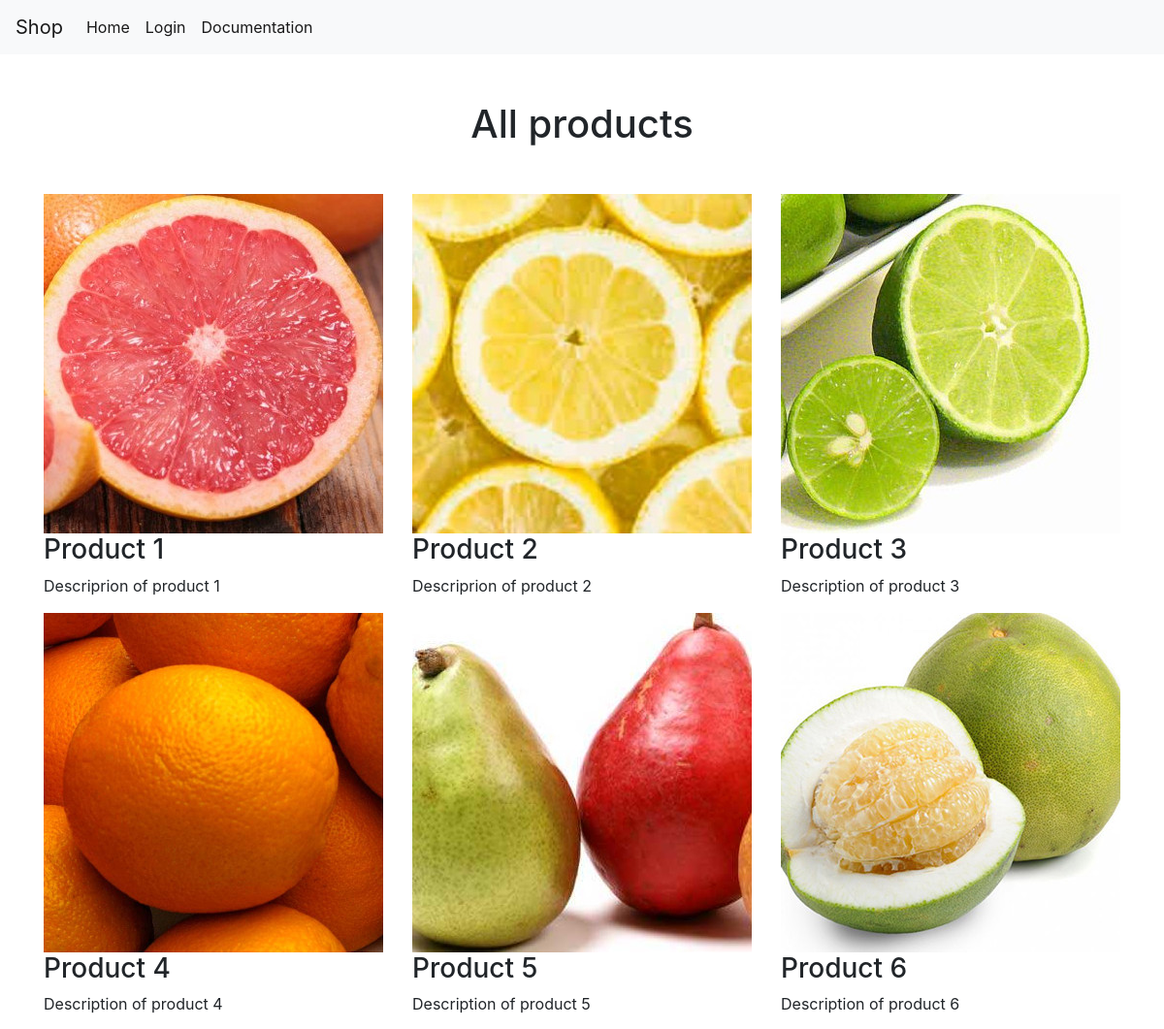
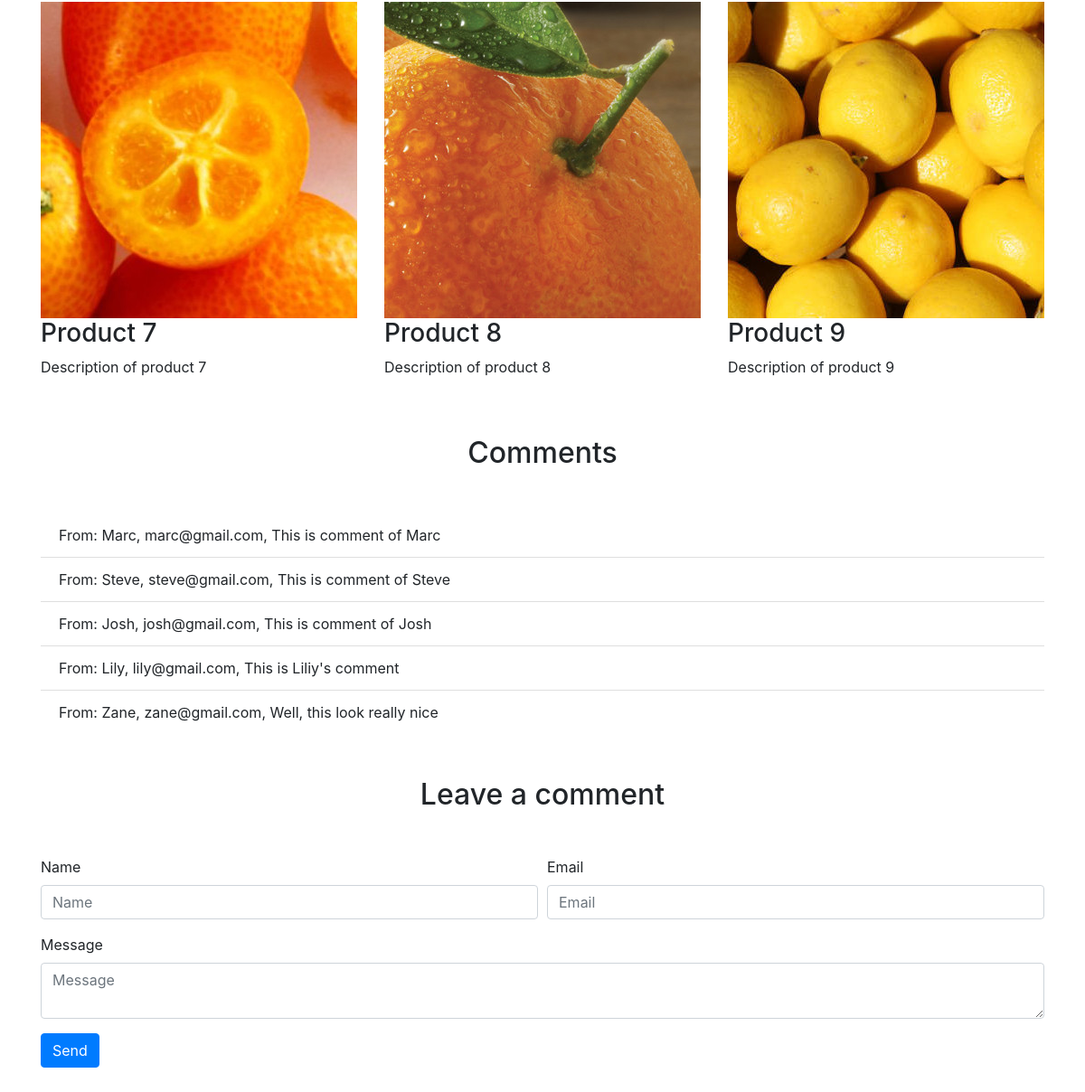
The page / on the database its author committed (2 pictures, top to bottom).
### tables this page shows
CREATE TABLE `items` (
  `id` int(11) NOT NULL,
  `imgsrc` varchar(50) NOT NULL,
  `title` varchar(50) NOT NULL,
  `description` varchar(200) NOT NULL
);

CREATE TABLE `comments` (
  `id` int(11) NOT NULL,
  `name` varchar(20) NOT NULL,
  `email` varchar(50) NOT NULL,
  `text` varchar(250) NOT NULL,
  `isApproved` bit(2) NOT NULL
);

### models/getItems.php (called while the page is built)
<?php
$sql = "SELECT * FROM items";
$stmt = $pdo->query($sql);
$allItems = $stmt->fetchAll();

### models/getApprovedComments.php (called while the page is built)
<?php
$approved = 1;
$sql = "SELECT * FROM comments WHERE isApproved = :x";
$stmt = $pdo->prepare($sql);
$stmt->bindParam(":x", $approved);
$stmt->execute();
$approvedComments = $stmt->fetchAll();

### index.php (the view, shortened to what this page needs)
<?php
include_once("config/connection.php");
include_once("models/getItems.php");
include_once("models/getApprovedComments.php");
?>
<!DOCTYPE html>
    <html lang="en">
    <head>
        <link href="https://stackpath.bootstrapcdn.com/bootstrap/4.4.1/css/bootstrap.min.css" rel="stylesheet">
    </head>
    <body>
    <?php include_once("views/navbar.php"); ?>
        <div class="container">
            <div class="row">
                <div class="col-12">
                    <h1 class="text-center m-5">All products</h1>
                </div>
                <?php foreach($allItems as $item): ?>
                <div class="col-4">
                    <div>
                        <img class="w-100" src="assets/img/<?= $item["imgsrc"] ?>" alt="img"/>
                    </div>
                    <h3><?= $item["title"] ?></h3>
                    <p><?= $item["description"] ?></p>
                </div>
                <?php endforeach ?>
                <div class="col-12">
                    <h2 class="text-center m-5">Comments</h2>
                </div>
                <div class="col-12">
                    <ul class="list-group list-group-flush">
                        <?php foreach($approvedComments as $comment): ?>
                        <li class="list-group-item">From: <?= $comment["name"] ?>, <?= $comment["email"] ?>,  <?= $comment["text"] ?></li>
                        <?php endforeach ?>
                    </ul>
                </div>
                <div class="col-12">
                    <h2 class="text-center m-5">Leave a comment</h2>
                </div>
                <div class="col-12 mb-5">
                <form>
                    <div class="form-row">
                        <div class="form-group col-md-6">
                        <label for="inputEmail4">Name</label>
                        <input id="name" type="text" class="form-control" id="inputEmail4" placeholder="Name">
                        </div>
                        <div class="form-group col-md-6">
                        <label for="inputPassword4">Email</label>
                        <input id="email" type="email" class="form-control" id="inputPassword4" placeholder="Email">
                        </div>
                    </div>
                    <div class="form-group">
                        <label for="inputAddress">Message</label>
                        <textarea id="message" class="form-control" id="inputAddress" placeholder="Message"></textarea>
                    </div>
                    <button id="sendMsg" type="button" class="btn btn-primary">Send</button>
                    </form>
                </div>
            </div>
        </div>
    </body>
    </html>

### views/navbar.php (shortened to what this page needs)
<nav class="navbar navbar-expand-lg navbar-light bg-light">
  <a class="navbar-brand" href="#">Shop</a>
  <div class="collapse navbar-collapse" id="navbarNavAltMarkup">
    <div class="navbar-nav">
      <a class="nav-item nav-link active" href="index.php">Home</a>
      <?php if(isset($_SESSION["role"])): ?>
      <a class="nav-item nav-link active" href="dashboard.php">Admin</a>
      <a class="nav-item nav-link active" href="logout.php">Logout</a>
      <?php else: ?>
      <a class="nav-item nav-link active" href="login.php">Login</a>
      <?php endif ?>
      <a class="nav-item nav-link active" href="testDocs.pdf">Documentation</a>
    </div>
  </div>
</nav>

### rows shown on the page
items: imgsrc (picture), title "Product 1", description "Descriprion of product 1"
items: imgsrc (picture), title "Product 2", description "Descriprion of product 2"
items: imgsrc (picture), title "Product 3", description "Description of product 3"
items: imgsrc (picture), title "Product 4", description "Description of product 4"
items: imgsrc (picture), title "Product 5", description "Description of product 5"
items: imgsrc (picture), title "Product 6", description "Description of product 6"
items: imgsrc (picture), title "Product 7", description "Description of product 7"
items: imgsrc (picture), title "Product 8", description "Description of product 8"
items: imgsrc (picture), title "Product 9", description "Description of product 9"
comments: name "Marc", email "marc@gmail.com", text "This is comment of Marc"
comments: name "Steve", email "steve@gmail.com", text "This is comment of Steve"
comments: name "Josh", email "josh@gmail.com", text "This is comment of Josh"
comments: name "Lily", email "lily@gmail.com", text "This is Liliy's comment"
comments: name "Zane", email "zane@gmail.com", text "Well, this look really nice"
